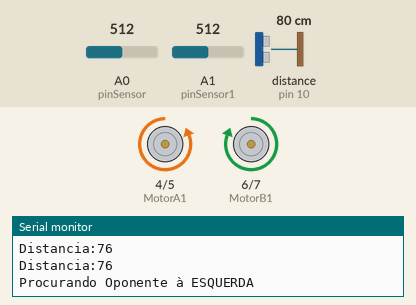
Recording of a sketch running on a simulated Arduino Uno, built with avr-gcc and run on an emulated ATmega328P. Parts: motor-driver pin pairs drawn as motors (green arrow = first pin HIGH = forward, orange = second pin HIGH = backward, longer = more drive), the last lines printed to the serial monitor. Wiring (inferred from the names in the program): ultrasonic range finder: trigger pin 8; echo pin 10. Inputs (shaded band) come from the test bench; at power-on: distance to the obstacle (sensor on pin 10) 80 cm, A0 (pinSensor) = 512, A1 (pinSensor1) = 512. The echo pulse lasts 58.3 µs per cm.

Above: at 1.2 s.
1.3 s: distance to the obstacle (sensor on pin 10) set to 2 cm
At 3.1 s:
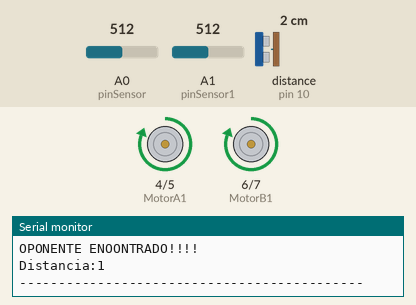
3.5 s: A0 (pinSensor) set to 481
At 7.5 s:
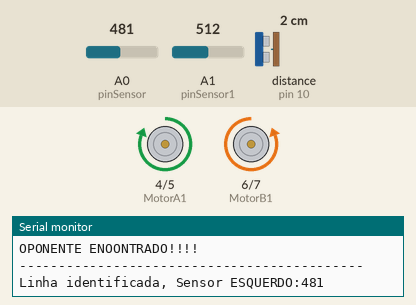
7.7 s: A1 (pinSensor1) set to 490
At 8.4 s:
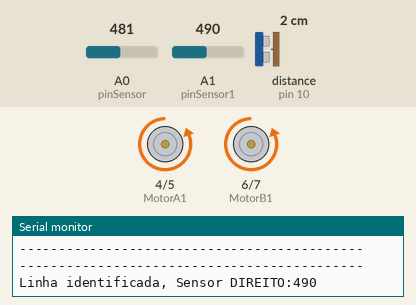
11.9 s: A1 (pinSensor1) set to 510
15.4 s: A0 (pinSensor) set to 510
16.9 s: distance to the obstacle (sensor on pin 10) set to 60 cm
At 17.9 s:
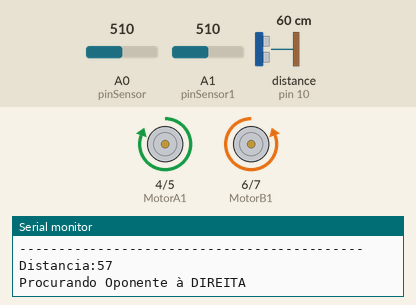
Timing chart, 0 to 22.1 s (numbered marks = the images above; inputs shaded):
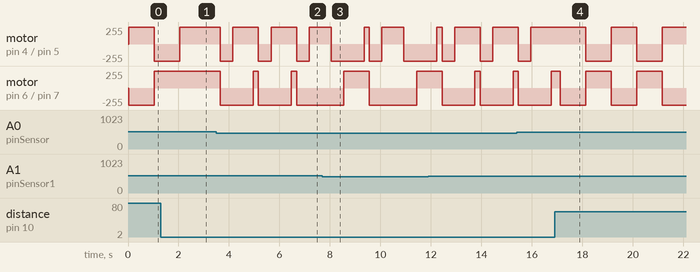

Measured:
- the behaviour switches between 500 and 499 on A0 (pinSensor) (found by bisection; images 1 and 2)
- after the input at 1.3 s, motor on pin 4 (MotorA1) / pin 5 (MotorA2): goes on until 2.1 s, then stays forward 255/255; motor on pin 6 (MotorB1) / pin 7 (MotorB2): stays forward 255/255 (without the input it goes to backward 255/255 after 0.74 s)
- after the input at 3.5 s, motor on pin 4 (MotorA1) / pin 5 (MotorA2): alternates forward 255/255 for 1.0 s and backward 255/255 for 0.50 s, starting after 0.15 s; motor on pin 6 (MotorB1) / pin 7 (MotorB2): alternates forward 255/255 for 0.21 s and backward 255/255 for 1.3 s, starting after 0.15 s
- after the input at 16.9 s, motor on pin 4 (MotorA1) / pin 5 (MotorA2): alternates forward 255/255 for 1.0 s and backward 255/255 for 1.0 s, starting after 1.2 s; motor on pin 6 (MotorB1) / pin 7 (MotorB2): alternates forward 255/255 for 1.0 s and backward 255/255 for 1.0 s, starting after 0.23 s

The sketch:

Robo_v2.ino
```cpp
#include <Ultrasonic.h>

//Pins for motor A
const int MotorA1 = 4;
const int MotorA2 = 5;

//Pins for motor B
const int MotorB1 = 6;
const int MotorB2 = 7;

//Pins for ultrasonic sensor
const int trigger = 8;
const int echo = 10;

int pinSensor = A0;
int valueSensor = 0;

int pinSensor1 = A1;
int valueSensor1 = 0;

int pinSensor2 = A2;
int valueSensor2 = 0;

int numcycles = 0;
int oponentDistance;
char choice = 'l';

const int distancelimit = 50; //Distance limit for obstacles in front
char turndirection;
// const int sidedistancelimit = 12; //Minimum distance in cm to obstacles at both sides (the robot will allow a shorter distance sideways)

void setup() {
  //  head.attach(5);
  // head.write(80);
  Serial.begin(9600);
  Serial.println("Lendo dados do sensor...");

  pinMode(MotorA1, OUTPUT);
  pinMode(MotorA2, OUTPUT);
  pinMode(MotorB1, OUTPUT);
  pinMode(MotorB2, OUTPUT);
  pinMode(trigger, OUTPUT);
  pinMode(echo, INPUT);
  pinMode(pinSensor, INPUT);
  pinMode(pinSensor1, INPUT);

  //Variable inicialization
  digitalWrite(MotorA1, LOW);
  digitalWrite(MotorA2, LOW);
  digitalWrite(MotorB1, LOW);
  digitalWrite(MotorB2, LOW);
  digitalWrite(trigger, LOW);
}

void go() {
  digitalWrite (MotorA1, HIGH);
  digitalWrite (MotorA2, LOW);
  digitalWrite (MotorB1, HIGH);
  digitalWrite (MotorB2, LOW);
}

void backwards(int t) {
  digitalWrite (MotorA1 , LOW);
  digitalWrite (MotorA2, HIGH);
  digitalWrite (MotorB1, LOW);
  digitalWrite (MotorB2, HIGH);
  delay(t);
}

int watch() {
  long howfar;
  digitalWrite(trigger, LOW);
  delayMicroseconds(5);
  digitalWrite(trigger, HIGH);
  delayMicroseconds(15);
  digitalWrite(trigger, LOW);
  howfar = pulseIn(echo, HIGH);
  howfar = howfar * 0.01657; //how far away is the object in cm
  return round(howfar);
}

void turnleft(int t) {
  digitalWrite (MotorA1, LOW);
  digitalWrite (MotorA2, HIGH);
  digitalWrite (MotorB1, HIGH);
  digitalWrite (MotorB2, LOW);
  delay(t);
}

void turnright(int t) {
  digitalWrite (MotorA1, HIGH);
  digitalWrite (MotorA2, LOW);
  digitalWrite (MotorB1, LOW);
  digitalWrite (MotorB2, HIGH);
  delay(t);
}

void stopmove() {
  digitalWrite (MotorA1 , LOW);
  digitalWrite (MotorA2, LOW);
  digitalWrite (MotorB1, LOW);
  digitalWrite (MotorB2, LOW);
}

char decide() {
  if (oponentDistance > distancelimit && choice == 'r') {
    choice = 'l';
  }
  else if (oponentDistance > distancelimit && choice == 'l') {
    choice = 'r';
  }
  return choice;
}

void verifyLine() {
  valueSensor = analogRead(pinSensor);

  if (valueSensor < 500) {
    Serial.println("--------------------------------------------");
    Serial.print("Linha identificada, Sensor ESQUERDO:");
    Serial.println(valueSensor);
    stopmove();
    backwards(500);
    turnright(800);
    Serial.println("--------------------------------------------");
    Serial.println("");
  }
  valueSensor1 = analogRead(pinSensor1);

  if ( valueSensor1 < 500) {
  Serial.println("--------------------------------------------");
    Serial.print("Linha identificada, Sensor DIREITO:");
    Serial.println(valueSensor1);
    stopmove();
    backwards(500);
    turnleft(800);
  Serial.println("--------------------------------------------");
  Serial.println("");
  }
//  valueSensor2 = analogRead(pinSensor2);
//  Serial.print("Sensor 2:");
//  Serial.println(valueSensor2);
//  if ( valueSensor2 < 300) {
//    stopmove();
//    go();
//    delay(550);
//    turnleft(800);
//  }
}

int getDistance() {
  int valueDistance = watch();

  Serial.print("Distancia:");
  Serial.println(valueDistance);
  if (valueDistance < 75) {
    oponentDistance = valueDistance;
  }else{
    oponentDistance = 55;
  }
  return oponentDistance;
}

void goAhead() {
  oponentDistance = getDistance();
  while (oponentDistance < distancelimit) {
    Serial.println("--------------------------------------------");
    Serial.println("OPONENTE ENOONTRADO!!!!");
    verifyLine();
    go();
    oponentDistance = getDistance();
    Serial.println("--------------------------------------------");
    Serial.println("");
  }
}

void loop() {

  oponentDistance = getDistance();
  while (oponentDistance > distancelimit) {
    goAhead();
    turndirection = decide();
    if (turndirection == 'l') {
      Serial.println("Procurando Oponente à ESQUERDA");
      turnleft(1000);
      goAhead();
      verifyLine();
      } else {
      Serial.println("Procurando Oponente à DIREITA");
      turnright(1000);
      goAhead();
      verifyLine();
    }if(numcycles > 5 && turndirection == 'l'){
      numcycles = 0;
      turndirection = 'r';
    }else if(numcycles > 5 && turndirection == 'r'){
      numcycles = 0;
      turndirection = 'l';
    }
  numcycles++;
  }

}
```
